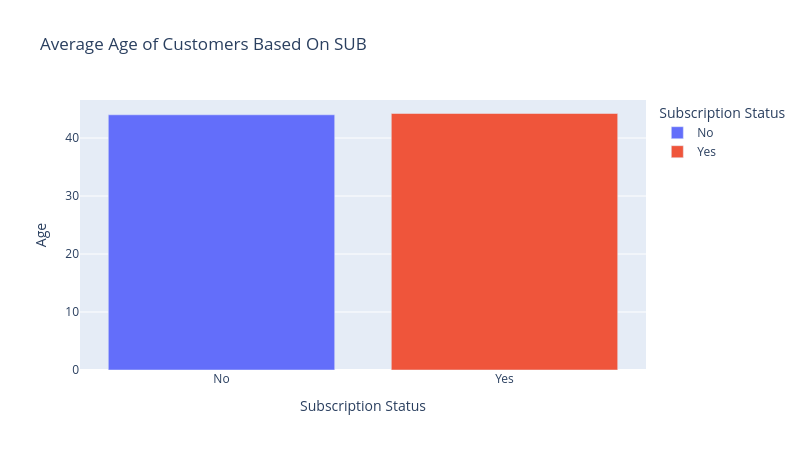

Notebook cell for this chart:
### Code cell
avg_age_SUB = df.groupby(['Subscription Status'])['Age'].mean().reset_index()
print(avg_age_SUB)
px.bar(
    avg_age_SUB,
    x='Subscription Status',
    y='Age',
    title='Average Age of Customers Based On SUB',
    width=800,
    height=450,
    color ='Subscription Status'
)

### Figure 1 — Plotly figure (JSON) as saved in the notebook; plotly's stock layout.template omitted (floating-point values rounded to 4 significant figures)
{"data": [{"alignmentgroup": "True", "hovertemplate": "Subscription Status=%{x}<br>Age=%{y}<extra></extra>", "legendgroup": "No", "marker": {"color": "#636efa", "pattern": {"shape": ""}}, "name": "No", "offsetgroup": "No", "orientation": "v", "showlegend": true, "textposition": "auto", "type": "bar", "x": ["No"], "xaxis": "x", "y": [44.01], "yaxis": "y"}, {"alignmentgroup": "True", "hovertemplate": "Subscription Status=%{x}<br>Age=%{y}<extra></extra>", "legendgroup": "Yes", "marker": {"color": "#EF553B", "pattern": {"shape": ""}}, "name": "Yes", "offsetgroup": "Yes", "orientation": "v", "showlegend": true, "textposition": "auto", "type": "bar", "x": ["Yes"], "xaxis": "x", "y": [44.23], "yaxis": "y"}], "layout": {"barmode": "relative", "height": 450, "legend": {"title": {"text": "Subscription Status"}, "tracegroupgap": 0}, "title": {"text": "Average Age of Customers Based On SUB"}, "width": 800, "xaxis": {"anchor": "y", "autorange": true, "categoryarray": ["No", "Yes"], "categoryorder": "array", "domain": [0, 1], "range": [-0.5, 1.5], "title": {"text": "Subscription Status"}, "type": "category"}, "yaxis": {"anchor": "x", "autorange": true, "domain": [0, 1], "range": [0, 46.56], "title": {"text": "Age"}, "type": "linear"}}}
